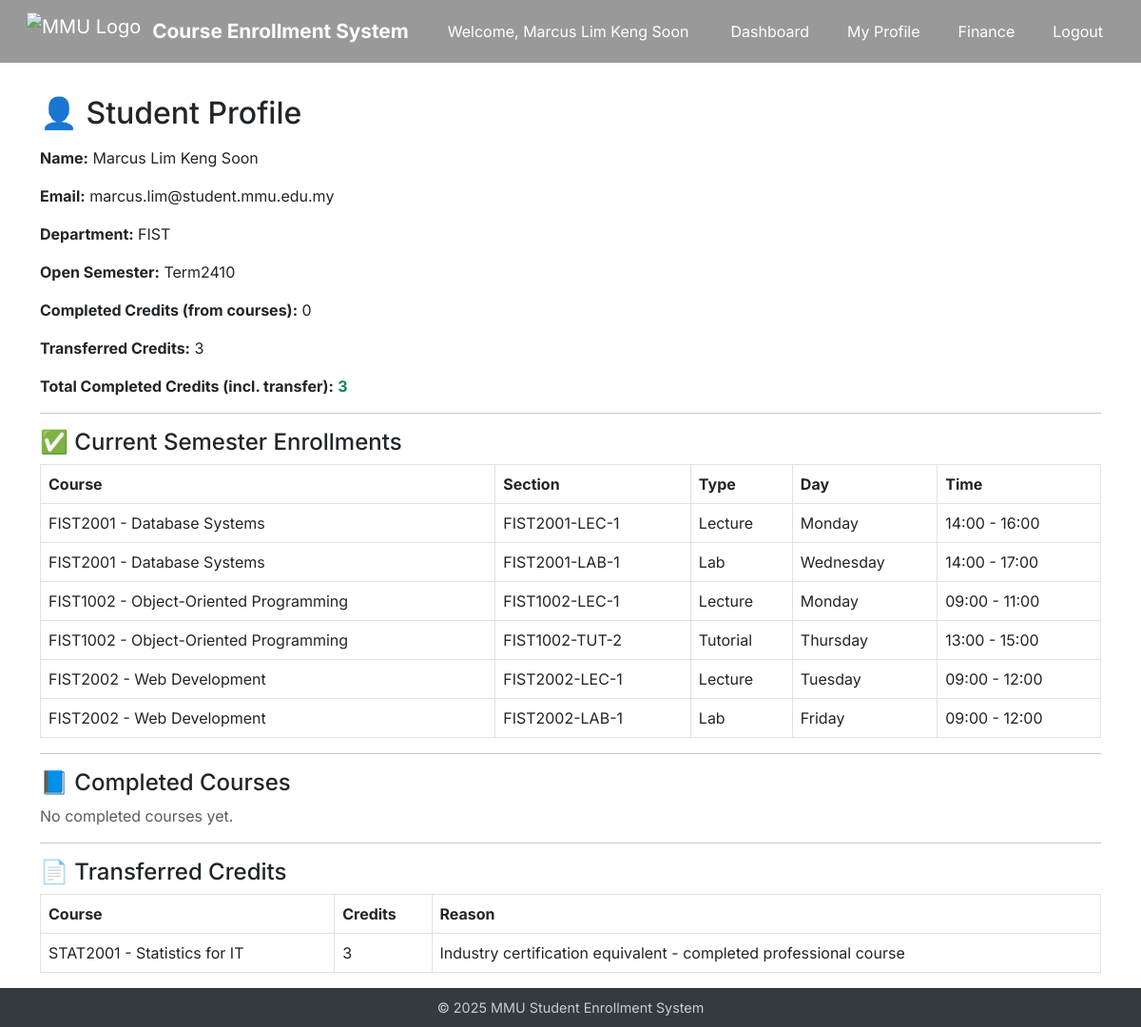
Page /profile (signed in) on the committed database.
### app/models.py (models this page shows, shortened)
class Student(UserMixin, db.Model):
    id = db.Column(db.Integer, primary_key=True)
    name = db.Column(db.String(64))
    email = db.Column(db.String(120), unique=True)
    department = db.Column(db.String(64))
    password_hash = db.Column(db.String(128))
    scholarship_percentage = db.Column(db.Integer, default=0)
    enrollments = db.relationship('Enrollment', backref='student', lazy=True)
    @property
    def is_admin(self):
        return False
    @property
    def is_student(self):
        return True

class Course(db.Model):
    id = db.Column(db.Integer, primary_key=True)
    course_code = db.Column(db.String(10), unique=True)
    course_name = db.Column(db.String(128))
    description = db.Column(db.Text)
    credits = db.Column(db.Integer)
    semester = db.Column(db.String(64))
    department = db.Column(db.String(64))
    prerequisite_id = db.Column(db.Integer, db.ForeignKey('course.id'))
    prerequisite = db.relationship("Course", remote_side=[id])
    enrollments = db.relationship('Enrollment', backref='course', lazy=True)
    sections = db.relationship('Section', back_populates='course', cascade='all, delete')

class Section(db.Model):
    id = db.Column(db.Integer, primary_key=True)
    course_id = db.Column(db.Integer, db.ForeignKey('course.id'), nullable=False)
    name = db.Column(db.String(20), nullable=False)
    type = db.Column(db.String(20), nullable=False)
    location = db.Column(db.String(128), nullable=False)    # ✅ 加这个
    day = db.Column(db.String(20), nullable=False)
    start_time = db.Column(db.Time, nullable=False)         # ✅ 建议用标准时间类型
    end_time = db.Column(db.Time, nullable=False)
    quota = db.Column(db.Integer, nullable=False)
    instructor_id = db.Column(db.Integer, db.ForeignKey("instructor.id"))
    instructor = db.relationship('Instructor', backref='sections')
    course = db.relationship("Course", back_populates="sections")
    enrollments = db.relationship("Enrollment", back_populates="section", cascade="all, delete")

class CreditTransfer(db.Model):
    id = db.Column(db.Integer, primary_key=True)
    student_id = db.Column(db.Integer, db.ForeignKey("student.id"), nullable=False)
    course_code = db.Column(db.String(20), nullable=False)
    course_name = db.Column(db.String(100), nullable=False)
    credits = db.Column(db.Integer, nullable=False)
    reason = db.Column(db.Text, nullable=True)
    student = db.relationship("Student", backref="credit_transfers")

### app/routes/student.py (the view, shortened to what this page needs)
@student_bp.route("/profile")
@login_required
def profile():
    if not current_user.is_student:
        abort(403)
    student_id = current_user.id
    student = current_user
    setting = SystemSetting.query.filter_by(key="open_semester").first()
    open_semester = setting.value if setting else "Term2410"
    enrollments = Enrollment.query.filter_by(student_id=student_id).join(Section).join(Section.course).all()
    completed = []
    current = []
    for e in enrollments:
        course = e.section.course
        if course.semester == open_semester:
            current.append((course, e.section))
        else:
            completed.append((course, e.section))
    completed_grouped = {}
    total_completed_credits = sum(c["course"].credits for c in completed_grouped.values())
    credit_transfers = student.credit_transfers
    transfer_credits = sum(ct.credits for ct in credit_transfers)
    total_with_transfer = total_completed_credits + transfer_credits
    return render_template("student/profile.html",
        student=student,
        open_semester=open_semester,
        current_sections=current,
        completed_courses=completed_grouped.values(),
        total_completed_credits=total_completed_credits,
        credit_transfers=credit_transfers,
        transfer_credits=transfer_credits,
        total_with_transfer=total_with_transfer
    )

### app/templates/student/profile.html (shortened to what this page needs)
{% extends "base.html" %}
{% block content %}
<h2 class="mb-3">👤 Student Profile</h2>
<p><strong>Name:</strong> {{ student.name }}</p>
<p><strong>Email:</strong> {{ student.email }}</p>
<p><strong>Department:</strong> {{ student.department }}</p>
<p><strong>Open Semester:</strong> {{ open_semester }}</p>
<p><strong>Completed Credits (from courses):</strong> {{ total_completed_credits }}</p>
<p><strong>Transferred Credits:</strong> {{ transfer_credits }}</p>
<p><strong>Total Completed Credits (incl. transfer):</strong> <span class="text-success fw-bold">{{ total_with_transfer }}</span></p>
<hr>
<h4>✅ Current Semester Enrollments</h4>
{% if current_sections %}
<table class="table table-bordered">
  <thead><tr><th>Course</th><th>Section</th><th>Type</th><th>Day</th><th>Time</th></tr></thead>
  <tbody>
    {% for course, section in current_sections %}
    <tr>
      <td>{{ course.course_code }} - {{ course.course_name }}</td>
      <td>{{ section.name }}</td>
      <td>{{ section.type }}</td>
      <td>{{ section.day }}</td>
      <td>{{ section.start_time.strftime('%H:%M') }} - {{ section.end_time.strftime('%H:%M') }}</td>
    </tr>
    {% endfor %}
  </tbody>
</table>
{% else %}
<p class="text-muted">No current semester registrations.</p>
{% endif %}
<hr>
<h4>📘 Completed Courses</h4>
{% if completed_courses %}
<table class="table table-striped">
  <thead><tr><th>Course</th><th>Semester</th><th>Credits</th></tr></thead>
  <tbody>
    {% for entry in completed_courses %}
    <tr>
      <td>{{ entry.course.course_code }} - {{ entry.course.course_name }}</td>
      <td>{{ entry.course.semester }}</td>
      <td>{{ entry.course.credits }}</td>
    </tr>
    {% endfor %}
  </tbody>
</table>
{% else %}
<p class="text-muted">No completed courses yet.</p>
{% endif %}
<hr>
<h4>📄 Transferred Credits</h4>
{% if credit_transfers %}
<table class="table table-bordered">
  <thead><tr><th>Course</th><th>Credits</th><th>Reason</th></tr></thead>
  <tbody>
    {% for ct in credit_transfers %}
    <tr>
      <td>{{ ct.course_code }} - {{ ct.course_name }}</td>
      <td>{{ ct.credits }}</td>
      <td>{{ ct.reason or "—" }}</td>
    </tr>
    {% endfor %}
  </tbody>
</table>
{% else %}
<p class="text-muted">No transferred credits.</p>
{% endif %}
{% endblock %}

### app/templates/base.html (shortened to what this page needs)
<!DOCTYPE html>
<html lang="en">
<head>
  <link href="https://cdn.jsdelivr.net/npm/bootstrap@5.3.0/dist/css/bootstrap.min.css" rel="stylesheet">
</head>
<body>
<nav id="navbar" class="navbar navbar-expand-lg navbar-dark navbar-transparent fixed-top px-3" style="background-color: rgba(0,0,0,0.4);">
  <div class="container-fluid">
    <a class="navbar-brand d-flex align-items-center" href="{{ url_for('shared.index') }}">
      <img src="{{ url_for('static', filename='image/Multimedia_University_secondary_logo_2020.png') }}" alt="MMU Logo">
      <span>Course Enrollment System</span>
    </a>
    <div class="ms-auto d-flex align-items-center">
            {% if current_user.is_authenticated %}
        <span class="text-white me-3">
          Welcome,
          {% if current_user.is_admin %}
            {{ current_user.username }}
          {% elif current_user.is_student %}
            {{ current_user.name }}
          {% elif current_user.is_instructor %}
            {{ current_user.name }}
          {% endif %}
        </span>
        {% if current_user.is_admin %}
          <a class="btn btn-nav" href="{{ url_for('admin.admin_dashboard') }}">Dashboard</a>
          <a class="btn btn-nav" href="{{ url_for('admin.admin_all_students') }}">All Students</a>
          <a class="btn btn-nav" href="{{ url_for('admin.admin_credit_transfer') }}">Manage Credit Transfers</a>
          <a class="btn btn-nav" href="{{ url_for('admin.admin_instructor_list') }}">Manage Instructors</a>
          <a class="btn btn-nav" href="{{ url_for('admin.admin_logout') }}">Logout</a>
        {% elif current_user.is_student %}
          <a class="btn btn-nav" href="{{ url_for('student.dashboard') }}">Dashboard</a>
          <a class="btn btn-nav" href="{{ url_for('student.profile') }}">My Profile</a>
          <a class="btn btn-nav" href="{{ url_for('student.finance') }}">Finance</a>
          <a class="btn btn-nav" href="{{ url_for('shared.logout') }}">Logout</a>
        {% endif %}
      {% endif %}
    </div>
  </div>
</nav>
<main class="{% if request.endpoint == 'shared.index' %}{% else %}container{% endif %}" style="padding-top: 100px;">
  {% block content %}{% endblock %}
</main>
<footer>
  © 2025 MMU Student Enrollment System
</footer>
</body>
</html>

### app/templates/base.html (style rules this page uses)
body { margin: 0; padding: 0; min-height: 100vh; display: flex; flex-direction: column; font-family: 'Inter', sans-serif; background-color: transparent; }
main { flex: 1; }
footer { background: #343a40; color: #ccc; text-align: center; padding: 10px 0; font-size: 0.9rem; }
.navbar-transparent { background-color: rgba(0, 0, 0, 0.4) !important; backdrop-filter: blur(2px); -webkit-backdrop-filter: blur(2px); box-shadow: none !important; border: none !important; }
.navbar-brand img { height: 40px; margin-right: 12px; }
.navbar-brand span { color: white; font-size: 1.3rem; font-weight: bold; }
.btn-nav { background: transparent; color: white; border: none; font-size: 1rem; margin-left: 1rem; }

### rows in the picture
Student: name "Marcus Lim Keng Soon", email "marcus.lim@student.mmu.edu.my", department "FIST"
Course: course_code "FIST2001", course_name "Database Systems", name "FIST2001-LEC-1", type "Lecture", day "Monday", start_time "14:00", end_time "16:00", name "FIST2001-LAB-1", type "Lab", day "Wednesday", end_time "17:00"
Course: course_code "FIST1002", course_name "Object-Oriented Programming", name "FIST1002-LEC-1", type "Lecture", day "Monday", start_time "09:00", end_time "11:00", name "FIST1002-TUT-2", type "Tutorial", day "Thursday", start_time "13:00", end_time "15:00"
Course: course_code "FIST2002", course_name "Web Development", name "FIST2002-LEC-1", type "Lecture", day "Tuesday", start_time "09:00", end_time "12:00", name "FIST2002-LAB-1", type "Lab", day "Friday"
CreditTransfer: course_code "STAT2001", course_name "Statistics for IT", credits "3", reason "Industry certification equivalent - completed professional course"

### other values in the picture
{{ open_semester }} "Term2410"
{{ total_completed_credits }} "0"
{{ transfer_credits }} "3"
{{ total_with_transfer }} "3"
